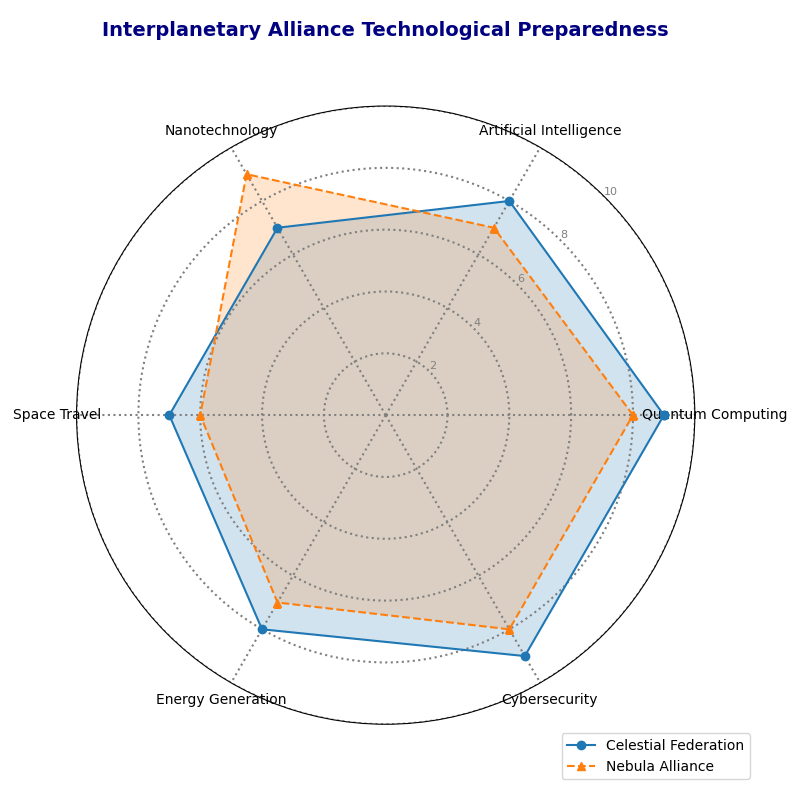

Recreate this plot in Python.
import numpy as np
import matplotlib.pyplot as plt
from math import pi

domains = [
    'Quantum Computing', 'Artificial Intelligence', 'Nanotechnology',
    'Space Travel', 'Energy Generation', 'Cybersecurity'
]

civilization_1 = [9, 8, 7, 7, 8, 9]  # Celestial Federation
civilization_3 = [8, 7, 9, 6, 7, 8]  # Nebula Alliance

data = np.vstack([civilization_1, civilization_3])
civilizations = ['Celestial Federation', 'Nebula Alliance']
num_domains = len(domains)
angles = np.linspace(0, 2 * np.pi, num_domains, endpoint=False).tolist()

def create_radar_chart(ax, data, categories, labels):
    angles_with_closure = angles + angles[:1]
    marker_types = ['o', '^'] # Different marker types for each civilization
    line_styles = ['-', '--'] # Different line styles for each civilization
    for i, group in enumerate(data):
        values = np.append(group, group[0])
        ax.plot(angles_with_closure, values, linestyle=line_styles[i], marker=marker_types[i], label=labels[i])
        ax.fill(angles_with_closure, values, alpha=0.2)
    plt.xticks(angles, categories, size=10, color='black')
    ax.set_rlabel_position(45) # Changed radial label position to 45
    plt.yticks([2, 4, 6, 8, 10], ["2", "4", "6", "8", "10"], color="grey", size=8)
    plt.ylim(0, 10)

def main():
    fig, ax = plt.subplots(figsize=(8, 8), subplot_kw=dict(polar=True))
    create_radar_chart(ax, data, domains, civilizations)
    plt.title("Interplanetary Alliance Technological Preparedness", 
              size=14, color='navy', y=1.1, fontweight='bold')
    plt.legend(loc='lower right', bbox_to_anchor=(1.1, -0.1)) # Changed legend position
    ax.grid(color='grey', linestyle=':', linewidth=1.5) # Changed grid line style
    plt.tight_layout()
    plt.show()

main()
